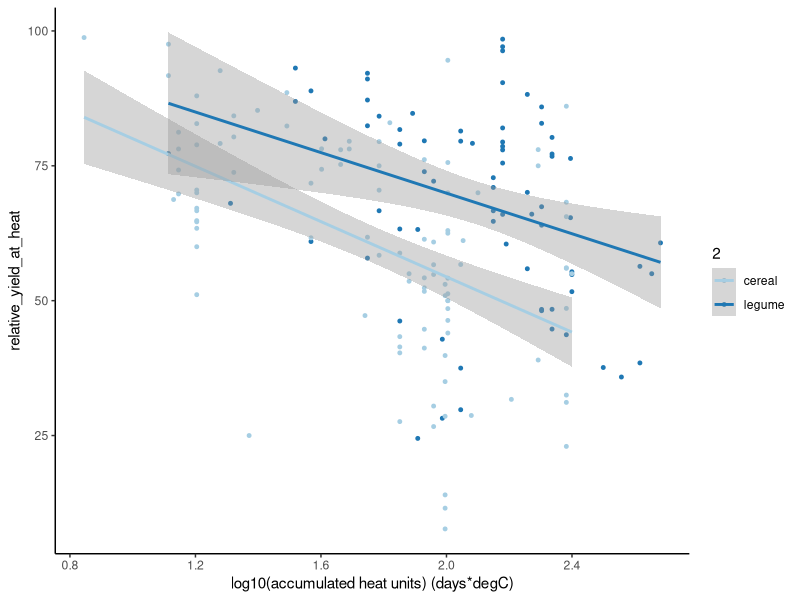
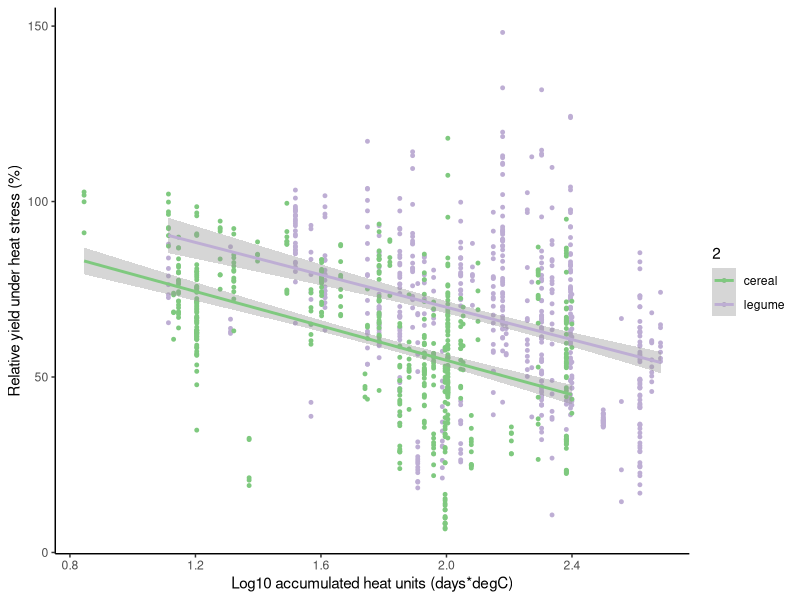
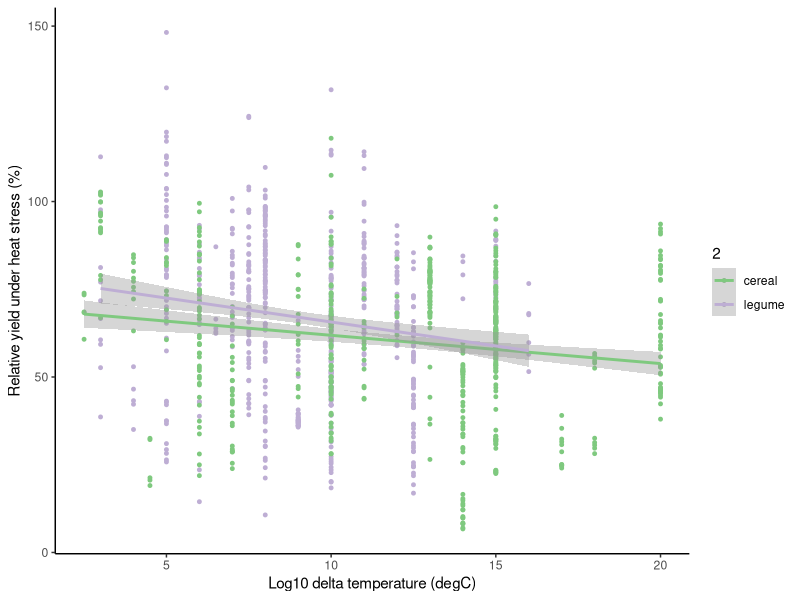
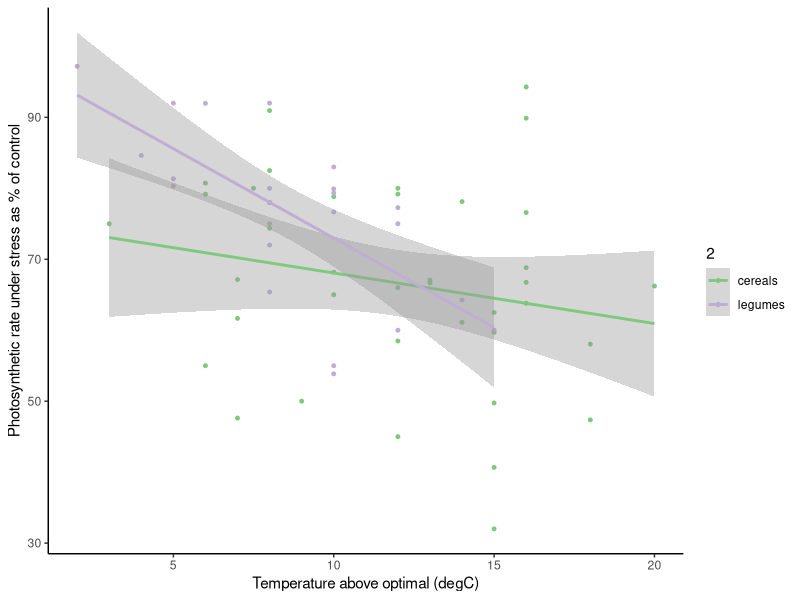
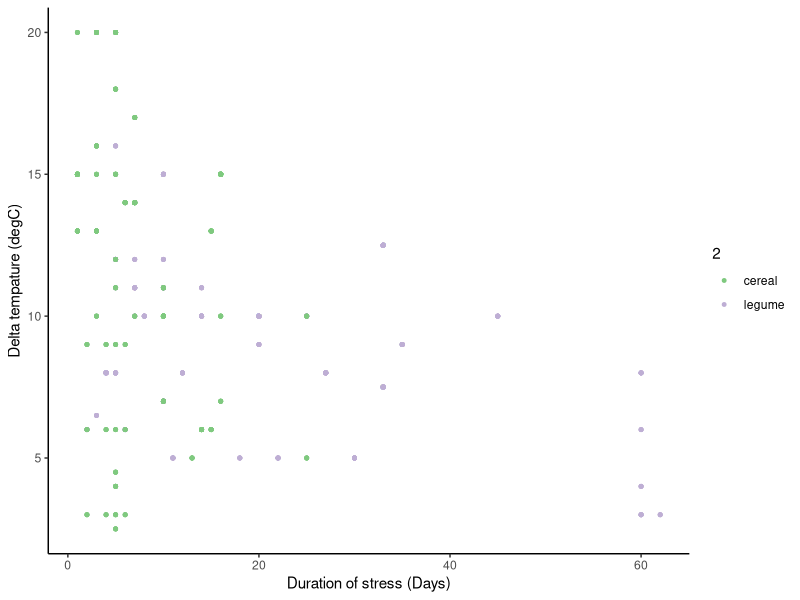
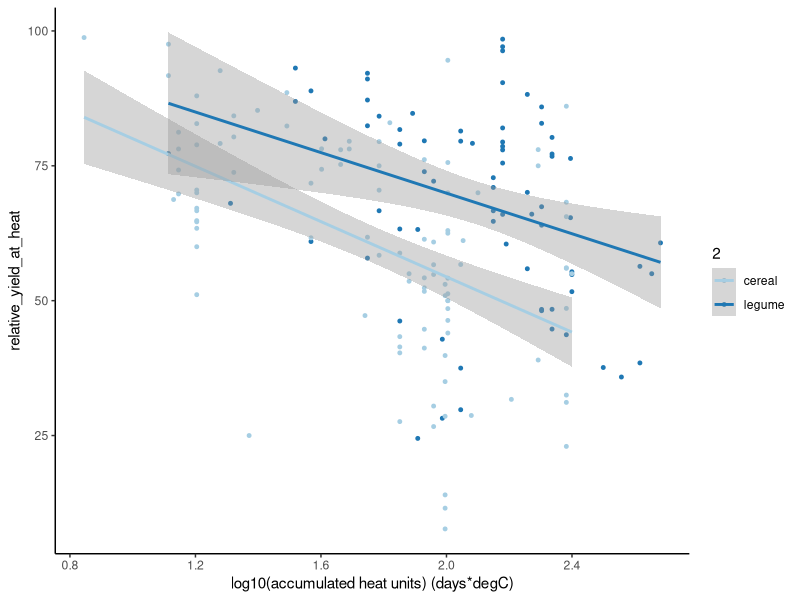
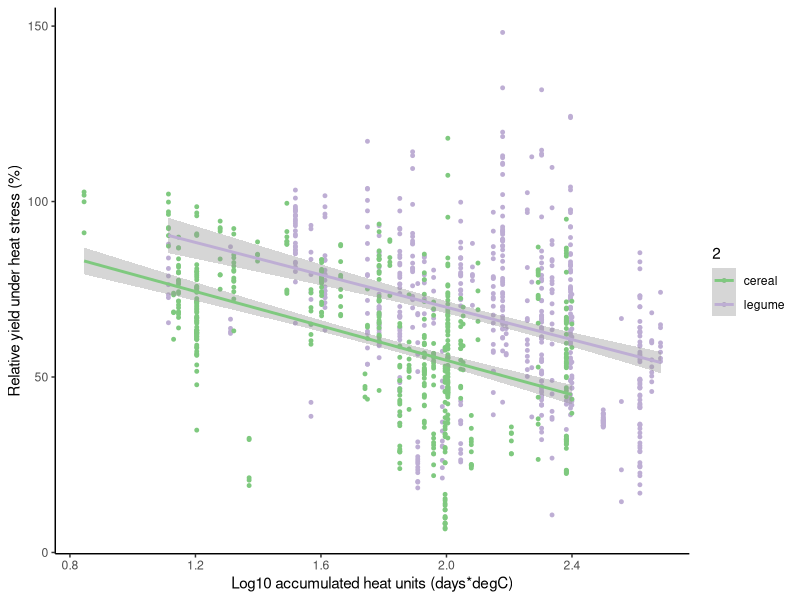
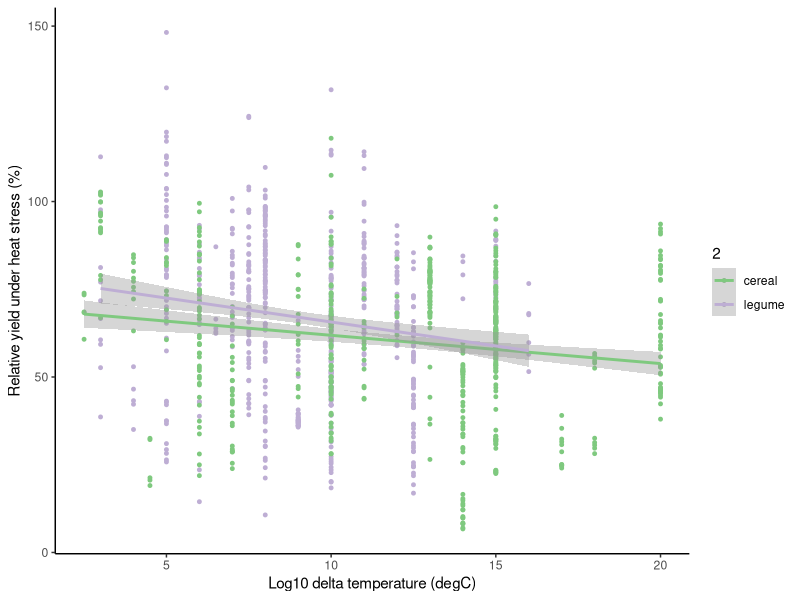

Generate these figures, in order, with R:
## ---- chunk 1
knitr::opts_knit$set(root.dir = '~/Dropbox/Itay_paper/')
library(tidyverse)
library(data.table)
library(ggplot2)
library(strucchange)
## ---- chunk 2
pts <- read.csv("photosynthesis.csv", header = T)
cer <- read.csv("cereals.csv", header = T) %>%
  filter(!is.na(relative_yield_at_heat)) %>%
  filter(!is.na(accumulated_heat_units)) %>%
  filter(accumulated_heat_units > 0) %>%
  mutate(across(-1, as.numeric))
leg <- read.csv("legumes.csv", header = T) %>%
  filter(!is.na(relative_yield_at_heat)) %>%
  filter(!is.na(accumulated_heat_units)) %>%
  filter(accumulated_heat_units > 0) %>%
  mutate(across(-1, as.numeric))

summary(lm(cer$relative_yield_at_heat ~ log10(1+cer$accumulated_heat_units)))
# p<0.001, adj. R^2=0.25

summary(lm(leg$relative_yield_at_heat ~ log10(1+leg$accumulated_heat_units)))
# p<0.001, adj. R^2=0.14

## ---- chunk 3
# Generate dummy data by mean and sd
rnorm2 <- function(n,mean,sd) { mean+sd*scale(rnorm(n)) }

l <- list()
for (r in 1:nrow(cer)) {
  l[[r]] <- data.frame(cbind(rep(cer$crop_name[r], cer$n[r]), rep(cer$T_optimal[r], cer$n[r]), rep(cer$T_stress[r], cer$n[r]), rnorm2(cer$n[r], cer$yield_control[r], cer$sd_control[r]), rnorm2(cer$n[r], cer$yield_heat[r], cer$sd_heat[r]), rep(cer$Duration_of_the_stress[r], cer$n[r])))
}
cer_dmy <- rbindlist(l)
colnames(cer_dmy) <- c("crop_name", "T_optimal", "T_stress", "yield_control", "yield_heat", "Duration_of_stress")
cer_dmy <- cer_dmy %>%
  mutate_at(2:6, as.numeric) %>%
  mutate(relative_yield_at_heat = (1-(yield_control-yield_heat)/yield_control)*100) %>%
  mutate(delta_temp = (T_stress-T_optimal)) %>%
  mutate(accumulated_heat_units = delta_temp * Duration_of_stress)

l <- list()
for (r in 1:nrow(leg)) {
  l[[r]] <- data.frame(cbind(rep(leg$crop_name[r], leg$n[r]), rep(leg$T_optimal[r], leg$n[r]), rep(leg$T_stress[r], leg$n[r]), rnorm2(leg$n[r], leg$yield_control[r], leg$sd_control[r]), rnorm2(leg$n[r], leg$yield_heat[r], leg$sd_heat[r]), rep(leg$Duration_of_the_stress[r], leg$n[r])))
}
leg_dmy <- rbindlist(l)
colnames(leg_dmy) <- c("crop_name", "T_optimal", "T_stress", "yield_control", "yield_heat", "Duration_of_stress")
leg_dmy <- leg_dmy %>%
  mutate_at(2:6, as.numeric) %>%
  mutate(relative_yield_at_heat = (1-(yield_control-yield_heat)/yield_control)*100) %>%
  mutate(delta_temp = (T_stress-T_optimal)) %>%
  mutate(accumulated_heat_units = delta_temp * Duration_of_stress)

summary(lm(cer_dmy$relative_yield_at_heat ~ log10(1+cer_dmy$accumulated_heat_units)))
# p<0.001, adj. R^2=0.23

summary(lm(leg_dmy$relative_yield_at_heat ~ log10(1+leg_dmy$accumulated_heat_units)))
# p<0.001, adj. R^2=0.14
## ---- chunk 4
# Generating yield reduction as a function of log transformed accumulated heat time figures

# Single data point per study using only the mean value - not shown in paper
leg <- leg %>%
  add_column(gen_type="legume", .before=1)
cer <- cer %>%
  add_column(gen_type="cereal", .before=1)
crops <- bind_rows(leg, cer)
crops <- crops %>%
  filter(accumulated_heat_units<500) %>%
  mutate(accumulated_heat_units_log = log10(1+accumulated_heat_units))
ggplot(data = crops, aes(x=accumulated_heat_units_log, y=relative_yield_at_heat, color=gen_type, group=gen_type)) +
  geom_point(size=1) + 
  theme_classic() + 
  scale_color_brewer(2, palette = "Paired") + 
  geom_smooth(method='lm', formula= y~x) +
  xlab("log10(accumulated heat units) (days*degC)")
ggsave("yield_vs_acc_heat_max500.pdf")

# Plot the dummy data: legumes vs. cereals
leg_dmy <- leg_dmy %>%
  add_column(gen_type="legume", .before=1)
cer_dmy <- cer_dmy %>%
  add_column(gen_type="cereal", .before=1)
crops <- bind_rows(leg_dmy, cer_dmy)
crops <- crops %>%
  filter(accumulated_heat_units<500) %>%
  mutate(accumulated_heat_units_log = log10(1+accumulated_heat_units))
ggplot(data = crops, aes(x=accumulated_heat_units_log, y=relative_yield_at_heat, color=gen_type, group=gen_type)) +
  geom_point(size=1) + 
  theme_classic() + 
  scale_color_brewer(2, palette = "Accent") + 
  geom_smooth(method='lm', formula= y~x) +
  xlab("Log10 accumulated heat units (days*degC)") + 
  ylab("Relative yield under heat stress (%)")
ggsave("yield_vs_acc_heat_dummy_new_max500.pdf")

# Check whether crop type affects the response to accumulated heat units
anova(lm(relative_yield_at_heat ~ accumulated_heat_units_log*gen_type, data=crops))
# p < 2.2e-16, adjusted R^2 = 0.2
sctest(crops$relative_yield_at_heat ~ crops$accumulated_heat_units, type = "Chow", point=nrow(leg_dmy))
# p < 1.3e-15, F = 35.3

# Plot yield reduction based only on temperature without stress duration
crops <- crops %>%
  mutate(delta_temp = T_stress - T_optimal)
ggplot(data = crops, aes(x=delta_temp, y=relative_yield_at_heat, color=gen_type, group=gen_type)) +
  geom_point(size=1) + 
  theme_classic() + 
  scale_color_brewer(2, palette = "Accent") + 
  geom_smooth(method='lm', formula= y~x) +
  xlab("Log10 delta temperature (degC)") + 
  ylab("Relative yield under heat stress (%)")
ggsave("yield_vs_delta_temp_dummy_new_max500.pdf")

crops_melt <- reshape2::melt(crops, id.vars=c("gen_type", "delta_temp"), measure.vars = "relative_yield_at_heat", value.name="relative_yield_at_heat") %>%
select(-variable)

crops_lm <- lm(relative_yield_at_heat ~ gen_type*delta_temp, data=crops_melt)
summary(crops_lm)
# gen_type:delta_temp p = 0.15
## ---- chunk 5
# Photosynthesis under stress
summary(lm(pts$relative.reduction.in.PS~pts$t.above.optimal*pts$crop_type))
# p(temp) NS, p(croptype) = 0.02, p(interaction)=0.064, R^2=22%

temp <- pts[pts$crop_type=="legumes",]
summary(lm(formula = temp$relative.reduction.in.PS ~ temp$t.above.optimal))
# p<0.001, R^2=44%, a=98.2, b=-2.5

temp <- pts[pts$crop_type=="cereals",]
summary(lm(formula = temp$relative.reduction.in.PS ~ temp$t.above.optimal))
# p=0.2, R^2=1%, a=75.2, b=-0.7

ggplot(data=pts, aes(x=t.above.optimal, y=relative.reduction.in.PS, group=crop_type, color=crop_type)) + 
  geom_point(size=1)+ 
  theme_classic() + 
  scale_color_brewer(2, palette = "Accent") + 
  geom_smooth(method='lm', formula = y~x) + 
  ylab("Photosynthetic rate under stress as % of control") + 
  xlab("Temperature above optimal (degC)")
ggsave("photosynthesis_by_t.above.opt_bycrop.pdf")

# Testing whether the regressions are significantly different (Chow test)
sctest(pts$relative.reduction.in.PS ~ pts$t.above.optimal, point = nrow(pts[pts$crop_type == "cereals",]), type="Chow")
# p = 0.051, F = 3.1
## ---- chunk 6
# Data representation - sup. fig. 1
ggplot(data=crops, aes(x=Duration_of_stress, y=delta_temp, group=gen_type, color=gen_type)) + 
  geom_point(size=1) + 
  theme_classic() + 
  xlab("Duration of stress (Days)") + 
  ylab("Delta tempature (degC)") + 
  scale_color_brewer(2, palette = "Accent")
ggsave("delta_temp_vs_duration_new.pdf")
